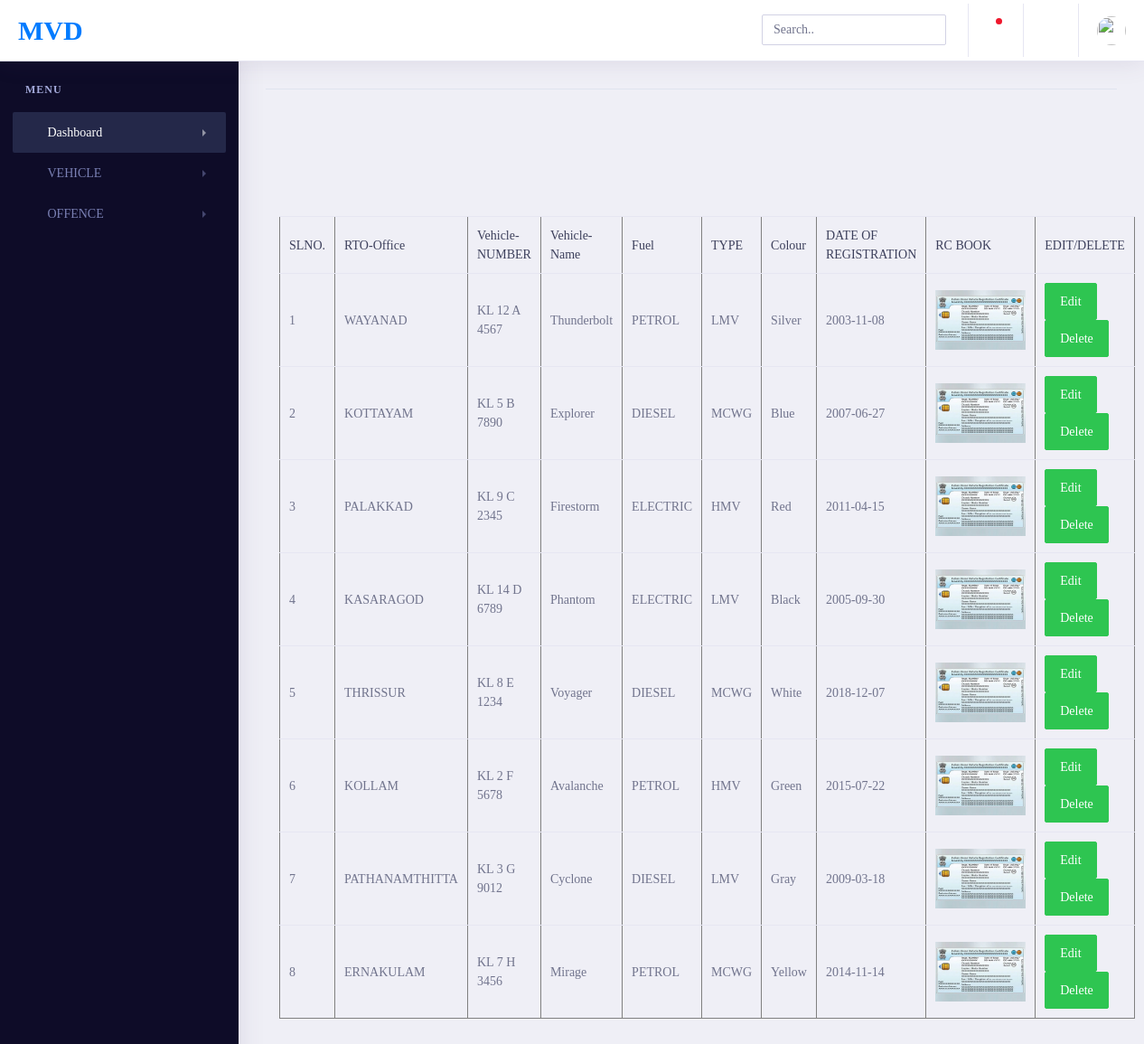
/police/viewvehicle.php, run on the app's committed database.
### tables this page shows
CREATE TABLE IF NOT EXISTS `vehicle` (
  `tid` int NOT NULL,
  `rid` int NOT NULL,
  `vid` int NOT NULL AUTO_INCREMENT,
  `vrno` varchar(15) NOT NULL,
  `vname` varchar(30) NOT NULL,
  `vehiclename` varchar(25) NOT NULL,
  `fid` int NOT NULL,
  `color` varchar(30) NOT NULL,
  `dor` date NOT NULL,
  `rc` varchar(100) NOT NULL,
  `status` int NOT NULL DEFAULT '1',
  PRIMARY KEY (`vid`)
);

CREATE TABLE IF NOT EXISTS `rto` (
  `rid` int NOT NULL AUTO_INCREMENT,
  `regid` varchar(5) NOT NULL,
  `rname` varchar(30) NOT NULL,
  `status` int NOT NULL DEFAULT '1',
  PRIMARY KEY (`rid`)
);

CREATE TABLE IF NOT EXISTS `fuel` (
  `fid` int NOT NULL AUTO_INCREMENT,
  `fname` varchar(15) NOT NULL,
  PRIMARY KEY (`fid`)
);

CREATE TABLE IF NOT EXISTS `type` (
  `tid` int NOT NULL AUTO_INCREMENT,
  `tname` varchar(30) NOT NULL,
  PRIMARY KEY (`tid`)
);

### classes/DataAccess.class.php (the view, shortened to what this page needs)
<?php
class DataAccess
{
	private $_con,$_query,$_errors;
	public function __construct()
	{
		if(!$this->_con=mysqli_connect(DB_HOST,DB_USER,DB_PASSWORD,DB_NAME))
		{
			die("connection Error");
		}
	}
    public function getDataJoin($fields,$table,$condition = "1",$join=NULL)
	{
		$this->_query = "select ";
		if(is_array($fields))
		{
				$this->_query.=implode(",",$fields);
        }
		$this->_query.=" from $table ";
        if(isset($join) && $join!=NULL)
        {
            if(is_array($join))
            {
                foreach($join as $i=>$v)
                {
                    if(is_array($v))
                    {
                        if($v['1']=='innerjoin' || $v['1']=='join' || $v['1']=='')
                        {
                            $this->_query.=" inner join ".$i." on ".$v['0'];
                        }
                    }
                }
            }
        }
        $this->_query.=" where $condition";
		$resref=mysqli_query($this->_con,$this->_query);
		$dataArr = array();
		if(mysqli_num_rows($resref))
		{
			while($rows = mysqli_fetch_assoc($resref))
			{
				$dataArr[] = $rows;
			}
		}
		return $dataArr;
	}
    public function selectAsTable($fields,$table,$condition="1",$join=NULL,$actions=null,$config=null)
    {
        $resultArr=$this->getDataJoin($fields,$table,$condition,$join);
        $str="";
        foreach($resultArr as $values)
        {
            $str.="<tr>";
            foreach($values as $key=>$val)
            {
                $flag=1;
                if($flag==1)
                {
                    if(isset($config['images']) && isset($config['images']['field']) && $key==$config['images']['field'])
                    {
                        if(isset($config['hiddenfields']))
                        {
                            if(!in_array($key,$config['hiddenfields']))
                            {
                                $str.="<td><img src='".$config['images']['path'].$val."' ";
                                foreach($config['images']['attributes'] as $attr=>$attrval)
                                {
                                    $str.=$attr."='".$attrval."' ";
                                }
                                $str.=" /></td>";
                                $flag=0;
                            }
                        }
                        else{
                            $str.="<td><img src='".$config['images']['path'].$val."' ";
                                foreach($config['images']['attributes'] as $attr=>$attrval)
                                {
                                    $str.=$attr."='".$attrval."' ";
                                }
                                $str.=" /></td>";
                                $flag=0;
                        }
                    }
                }
                if($flag==1)
                {
                if(isset($config['hiddenfields']))
                {
                    if(!in_array($key,$config['hiddenfields']))
                    {
                        $str.="<td>".$val."</td>";
                    }
                }
                else
                    $str.="<td>".$val."</td>";
                }
            }
            if($actions!=null && is_array($actions))
            {
                if((isset($config['actions_td']) && $config['actions_td']==false) || !isset($config['actions_td']))
                    $str.="<td>";
                foreach($actions as $ind=>$act)
                {
                        $str.="<a href='".$act['link']."?";
                        foreach($act['params'] as $param=>$pvalue)
                        {
                            $str.=$param."=".$values[$pvalue]."&";
                        }
                        $str=$this->_chop_string($str);
                        $str.="' ";
                        foreach($act['attributes'] as $attr=>$attrval)
                        {
                            $str.=$attr."='".$attrval."' ";
                        }
                        $str.=" >".$act['label']."</a>&nbsp;&nbsp;&nbsp;";
                }
                if((isset($config['actions_td']) && $config['actions_td']==false) || !isset($config['actions_td']))
                    $str.="</td>";
            }
            $str.="</tr>";
        }
        return $str;
    }
    private function _chop_string($str)
    {
        return substr($str,0,strlen($str)-1);
    }
}
?>

### data on the page
vehicle: vid "1", vrno "KL 12 A 4567", vehiclename "Thunderbolt", color "Silver", dor "2003-11-08", rc (picture)
rto: rname "WAYANAD"
fuel: fname "PETROL"
type: tname "LMV"
vehicle: vid "2", vrno "KL 5 B 7890", vehiclename "Explorer", color "Blue", dor "2007-06-27", rc (picture)
rto: rname "KOTTAYAM"
fuel: fname "DIESEL"
type: tname "MCWG"
vehicle: vid "3", vrno "KL 9 C 2345", vehiclename "Firestorm", color "Red", dor "2011-04-15", rc (picture)
rto: rname "PALAKKAD"
fuel: fname "ELECTRIC"
type: tname "HMV"
vehicle: vid "4", vrno "KL 14 D 6789", vehiclename "Phantom", color "Black", dor "2005-09-30", rc (picture)
rto: rname "KASARAGOD"
vehicle: vid "5", vrno "KL 8 E 1234", vehiclename "Voyager", color "White", dor "2018-12-07", rc (picture)
rto: rname "THRISSUR"
vehicle: vid "6", vrno "KL 2 F 5678", vehiclename "Avalanche", color "Green", dor "2015-07-22", rc (picture)
rto: rname "KOLLAM"
vehicle: vid "7", vrno "KL 3 G 9012", vehiclename "Cyclone", color "Gray", dor "2009-03-18", rc (picture)
rto: rname "PATHANAMTHITTA"
vehicle: vid "8", vrno "KL 7 H 3456", vehiclename "Mirage", color "Yellow", dor "2014-11-14", rc (picture)
rto: rname "ERNAKULAM"

### other printed values
$act['label'] "Edit Delete Edit Delete Edit Delete Edit Delete Edit Delete Edit Delete Edit Delete Edit Delete"
